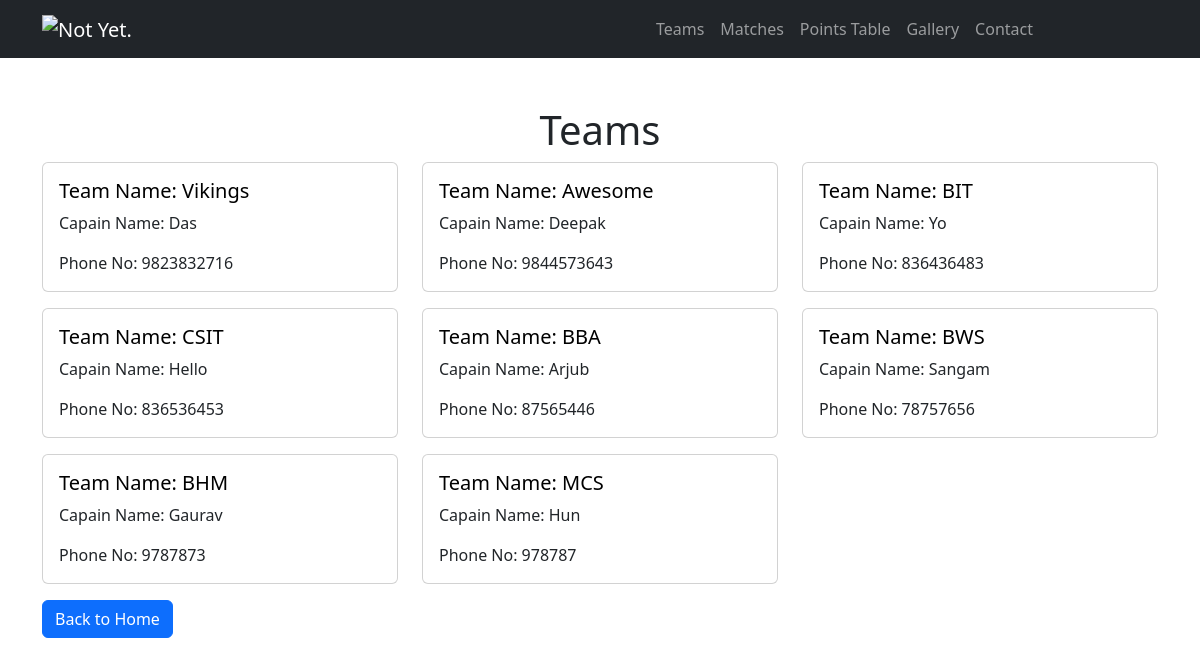
The page /teams/ on the database as committed earlier.
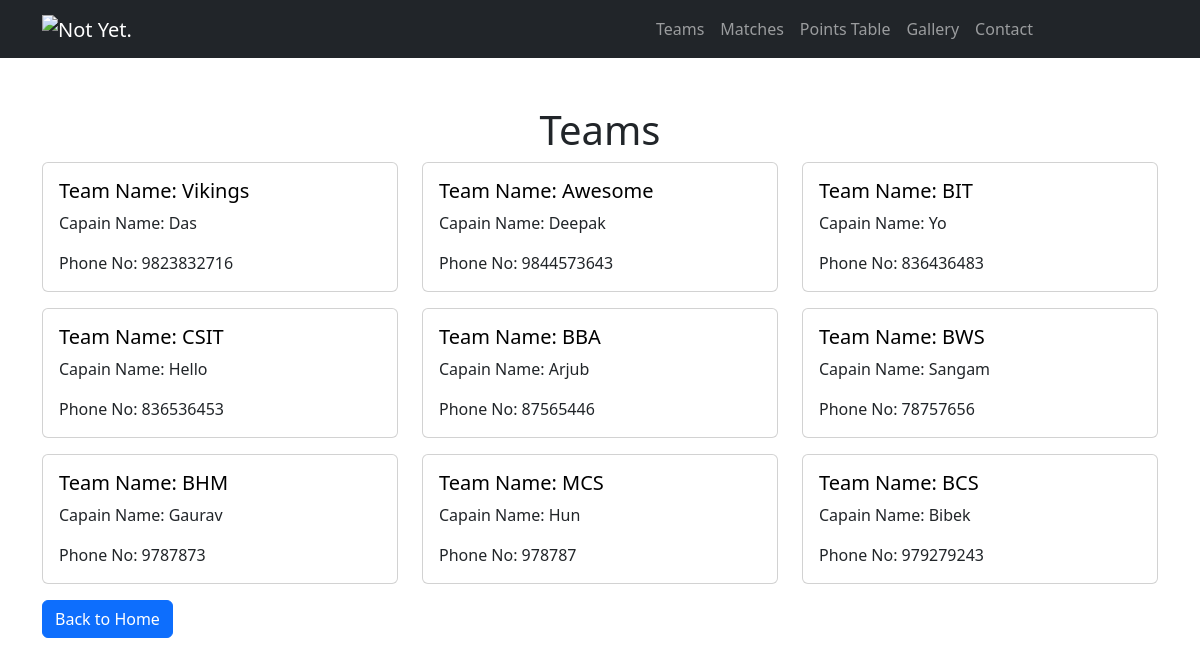
The same page on the database as committed later.
### tournaments/models.py (models this page shows, shortened)
class Team(models.Model):
    name = models.CharField(max_length=100)
    captain_name = models.CharField(max_length=100)
    captain_phone_number = models.CharField(max_length=15)
    points = models.IntegerField(default=0)
    team_slug = AutoSlugField(populate_from= 'name', unique= True, null= True, default=None)

### tournaments/views.py (the view)
# urls.py: path('teams/', views.teams_list, name="teams_list"),
def teams_list(request):
    teams = Team.objects.all()
    return render(request, 'teams.html', {'teams': teams})

### tournaments/templates/teams.html
{% extends 'base.html' %}
{% block content %}
{% load static %}
<div class="container mt-5">
    <h1 class="text-center">Teams</h1>
    <div class="row">
        {% for team in teams %}
        <div class="col-md-4">
            <div class="card mb-3">
                <div class="card-body">
                    <a style="text-decoration: none;" href="/teams/{{ team.team_slug }}/">
                        <h5 style="color: black;" class="card-title">Team Name: {{ team.name | capfirst }}</h5>
                    </a>
                    <p class="card-text">Capain Name: {{ team.captain_name | capfirst}}</p>
                    <p class="card-text">Phone No: {{ team.captain_phone_number }}</p>
                </div>
            </div>
        </div>
        {% endfor %}
    </div>
    <a class="btn btn-primary" href="/">Back to Home</a>
</div>
{% endblock %}

Rows that differ between the two databases and show on the page:
added Team: name "BCS", captain_name "Bibek", captain_phone_number "979279243"
